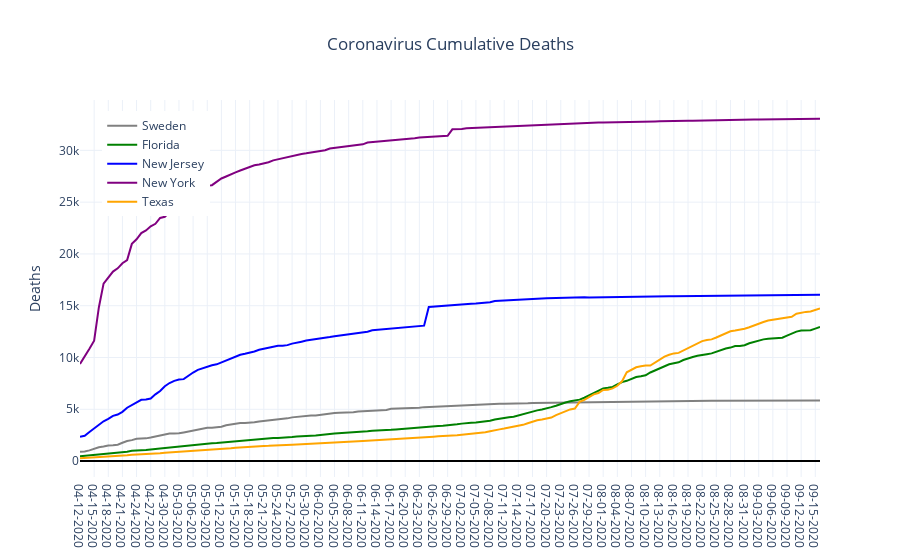

The code cell stored with this chart in its notebook:
### Code cell
data = []
for mycountry in countries_list:
    data.append(go.Scatter(x=country_df[country_df['Country_Region']==mycountry]['Date'],
                               y=country_df[country_df['Country_Region']==mycountry]['Deaths'],
                               name = rename_dict[mycountry],
                               line = {'color':colors_dict[mycountry]}))
layout = go.Layout(showlegend = True,
                legend= dict(x=0.03,y=0.97),
                title='Coronavirus Cumulative Deaths',
                title_x= 0.5,
                yaxis={'title':'Deaths',
                       'zeroline':True,'zerolinecolor':'#000000','zerolinewidth':2.0},
                template='plotly_white')
fig = go.Figure(data=data,layout=layout)
iplot(fig)
myfilename = r'C:\__YOUTUBE__\__POLITICS__\Coronavirus\outputdata\7-CV_Cum_Deaths.png'
fig.write_image(myfilename,width = 852,height = 480, scale = 2.0)
print('Static Image:')
Image(filename=myfilename)

### Figure 1 — Plotly figure (JSON) as saved in the notebook; plotly's stock layout.template omitted (floating-point values rounded to 4 significant figures; data arrays with more than 128 entries replaced by an {"elided": "..."} marker saying what was removed)
{"data": [{"line": {"color": "grey"}, "name": "Sweden", "type": "scatter", "x": {"elided": "158 str values"}, "y": {"elided": "158 int values"}}, {"line": {"color": "green"}, "name": "Florida", "type": "scatter", "x": {"elided": "158 str values"}, "y": {"elided": "158 int values"}}, {"line": {"color": "blue"}, "name": "New Jersey", "type": "scatter", "x": {"elided": "158 str values"}, "y": {"elided": "158 int values"}}, {"line": {"color": "purple"}, "name": "New York", "type": "scatter", "x": {"elided": "158 str values"}, "y": {"elided": "158 int values"}}, {"line": {"color": "orange"}, "name": "Texas", "type": "scatter", "x": {"elided": "158 str values"}, "y": {"elided": "158 int values"}}], "layout": {"legend": {"x": 0.03, "y": 0.97}, "showlegend": true, "title": {"text": "Coronavirus Cumulative Deaths", "x": 0.5}, "yaxis": {"title": {"text": "Deaths"}, "zeroline": true, "zerolinecolor": "#000000", "zerolinewidth": 2}}}
